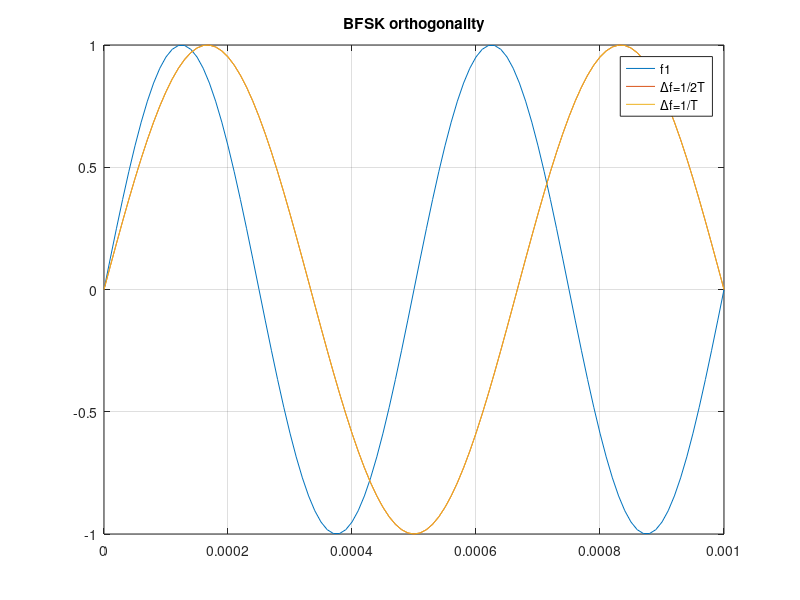

The MATLAB source for this figure:
% BFSK
% Ортогональности Δf=1/2T и Δf=1/T

f2 = 1500;
tb = 1e-3; f1 = 2000;
tg = 0:tb/100:tb;
s1 = sin(2*pi*f1*tg);
s2c = sin(2*pi*f2*tg);
s2o = sin(2*pi*(f1-500)*tg);
figure;
plot(tg, s1, tg, s2c, tg, s2o);
legend('f1','\Deltaf=1/2T','\Deltaf=1/T');
title('BFSK orthogonality'); grid on;

%{
@play
{
 "title": "BFSK",
 "groups": [
  {
   "name": "Frequencies",
   "controls": [
    {
     "var": "f2",
     "label": "f₂ Hz",
     "min": 1200,
     "max": 1800,
     "step": 50,
     "default": 1500
    }
   ]
  }
 ]
}
%}
